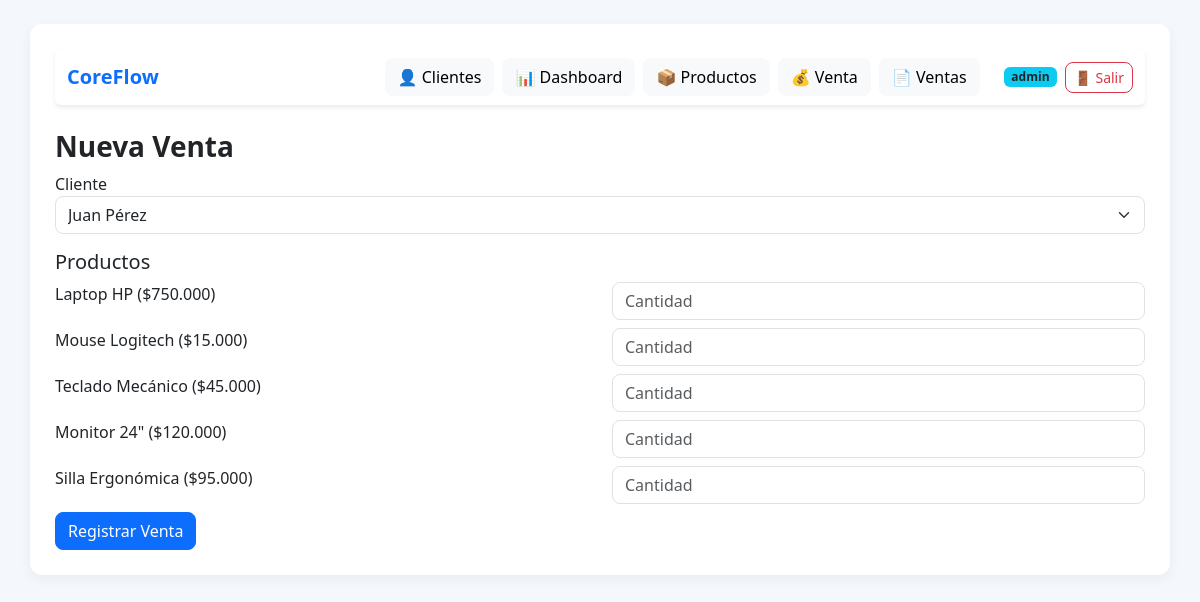
Screenshot of /venta/nueva (signed in) with the database file from the repository.
### models.py (models this page shows, shortened)
class Usuario(UserMixin, db.Model):
    __tablename__ = 'usuarios'
    id = db.Column(db.Integer, primary_key=True)
    username = db.Column(db.String(80), unique=True, nullable=False, index=True)
    email = db.Column(db.String(120), unique=True, nullable=False)
    password_hash = db.Column(db.String(255), nullable=False)
    nombre_completo = db.Column(db.String(120))
    activo = db.Column(db.Boolean, default=True)
    fecha_creacion = db.Column(db.DateTime, default=datetime.utcnow)

class Producto(db.Model):
    __tablename__ = 'productos'
    id = db.Column(db.Integer, primary_key=True)
    sku = db.Column(db.String(50), unique=True, nullable=True)
    nombre = db.Column(db.String(100), nullable=False, index=True)
    descripcion = db.Column(db.Text)
    categoria = db.Column(db.String(80), index=True)
    unidad_medida = db.Column(db.String(20), default='u')
    precio = db.Column(db.Float, nullable=False)
    stock = db.Column(db.Integer, default=0)
    stock_minimo = db.Column(db.Integer, default=0)
    estado = db.Column(db.String(20), default='activo')
    fecha_actualizacion = db.Column(db.DateTime, default=datetime.utcnow, onupdate=datetime.utcnow)

### app.py (the view, shortened to what this page needs)
@app.route('/venta/nueva', methods=['GET', 'POST'])
@login_required
def nueva_venta():
    clientes = Cliente.query.all()
    productos = Producto.query.all()
    return render_template(
        'venta_form.html',
        clientes=clientes,
        productos=productos
    )

### app.py (called while the page is built)
@login_manager.user_loader
def load_user(user_id):
    return Usuario.query.get(int(user_id))

@app.template_filter('clp')
def format_clp(value):
    return f"${value:,.0f}".replace(",", ".")

### templates/venta_form.html (shortened to what this page needs)
{% extends 'base.html' %}
{% block content %}
<h3>Nueva Venta</h3>
<form method="POST">
    <label>Cliente</label>
    <select class="form-select mb-3" name="cliente_id">
        {% for c in clientes %}
        <option value="{{ c.id }}">{{ c.nombre }}</option>
        {% endfor %}
    </select>
    <h5>Productos</h5>
    {% for p in productos %}
    <div class="row mb-2">
        <div class="col-md-6">
            {{ p.nombre }} ({{ p.precio | clp }})
        </div>
        <div class="col-md-6">
            <input type="number" name="cantidad" class="form-control" placeholder="Cantidad">
        </div>
    </div>
    {% endfor %}
    <button class="btn btn-primary">Registrar Venta</button>
</form>
{% endblock %}

### templates/base.html (shortened to what this page needs)
<!DOCTYPE html>
<html lang="es">
<head>
    <link href="https://cdn.jsdelivr.net/npm/bootstrap@5.3.0/dist/css/bootstrap.min.css" rel="stylesheet">
    <link rel="stylesheet" href="{{ url_for('static', filename='styles.css') }}">
</head>
<body>
<div class="container mt-4">
<nav class="navbar navbar-expand-lg navbar-light bg-white mb-4 shadow-sm rounded">
    <div class="container-fluid">
        <a class="navbar-brand fw-bold text-primary" href="{{ url_for('index') }}">
            CoreFlow
        </a>
        <div class="collapse navbar-collapse" id="navbarNav">
            <div class="ms-auto d-flex flex-column flex-lg-row gap-2 mt-3 mt-lg-0 align-items-lg-center">
                <a href="{{ url_for('index') }}" class="btn btn-light">👤 Clientes</a>
                <a href="{{ url_for('dashboard') }}" class="btn btn-light">📊 Dashboard</a>
                <a href="{{ url_for('nuevo_producto') }}" class="btn btn-light">📦 Productos</a>
                <a href="{{ url_for('nueva_venta') }}" class="btn btn-light">💰 Venta</a>
                <a href="{{ url_for('listar_ventas') }}" class="btn btn-light">📄 Ventas</a>
                {% if current_user.is_authenticated %}
                <div class="d-flex align-items-center gap-2 mt-3 mt-lg-0 ms-lg-2 ps-lg-2 border-lg-start">
                    <span class="badge bg-info text-dark">{{ current_user.username }}</span>
                    <a href="{{ url_for('logout') }}" class="btn btn-outline-danger btn-sm">🚪 Salir</a>
                </div>
                {% endif %}
            </div>
        </div>
    </div>
</nav>
    {% block content %}{% endblock %}
</div>
</body>
</html>

### static/styles.css (style rules this page uses)
body { background-color: #f4f7fb; font-family: 'Segoe UI', Tahoma, Geneva, Verdana, sans-serif; }
.container { background: white; padding: 25px; border-radius: 12px; box-shadow: 0 4px 12px rgba(0, 0, 0, 0.05); }
nav { border-bottom: 1px solid #eee; padding-bottom: 10px; }
.btn { border-radius: 8px; }
h2, h3 { font-weight: 600; }
.form-control, .form-select { border-radius: 8px; }
a { text-decoration: none; }

### rows the page displays
Usuario: username "admin"
Producto: nombre "Laptop HP", precio|clp "$750.000"
Producto: nombre "Mouse Logitech", precio|clp "$15.000"
Producto: nombre "Teclado Mecánico", precio|clp "$45.000"
Producto: nombre "Monitor 24\"", precio|clp "$120.000"
Producto: nombre "Silla Ergonómica", precio|clp "$95.000"

### other values shown
form field cliente_id "Juan Pérez"
